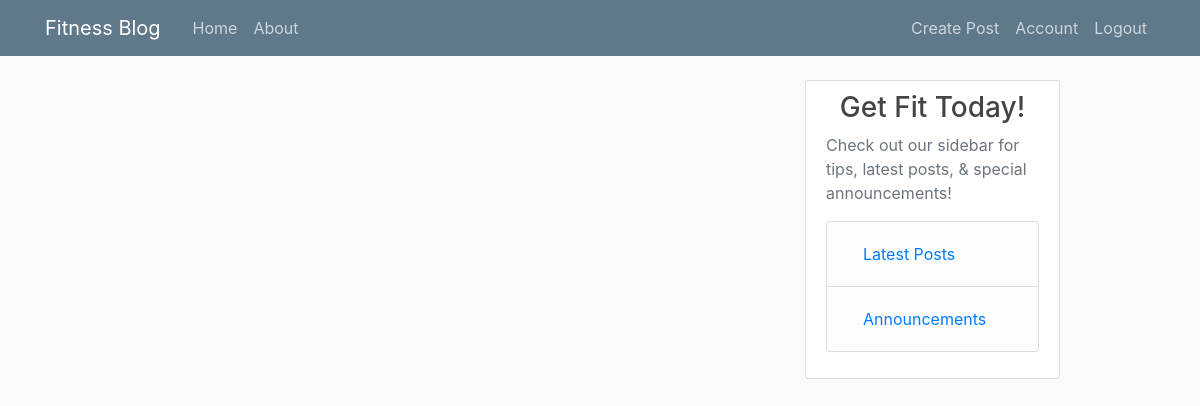
Before: /category/other (signed in) with the older database file.
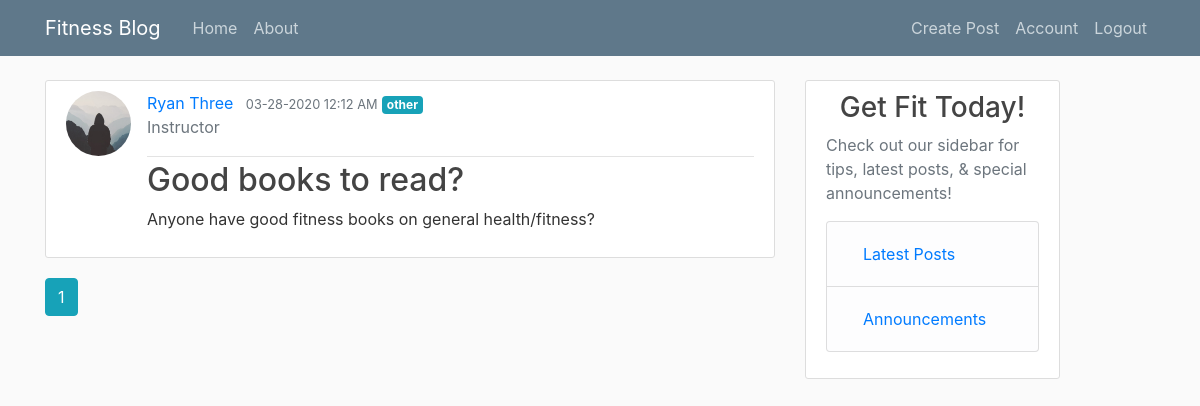
After: the same page with the newer database file.
### fitnessblog/models.py (models this page shows, shortened)
class Post(db.Model):
    id = db.Column(db.Integer, primary_key=True)
    title = db.Column(db.String(100), nullable=False)
    date_posted = db.Column(db.DateTime, nullable=False, default=datetime.utcnow)
    content = db.Column(db.Text, nullable=False)
    category = db.Column(db.Text, nullable=False)
    user_id = db.Column(db.Integer, db.ForeignKey("user.id"), nullable=False)

class User(db.Model, UserMixin):
    id = db.Column(db.Integer, primary_key=True)
    username = db.Column(db.String(20), unique=True, nullable=False)
    email = db.Column(db.String(120), unique=True, nullable=False)
    profile_type = db.Column(db.String(20), nullable=False)
    image_file = db.Column(db.String(20), nullable=False, default="default.jpg")
    password = db.Column(db.String(60), nullable=False)
    posts = db.relationship("Post", backref="author", lazy=True)

### fitnessblog/posts/routes.py (the view)
@posts.route("/category/<string:category>", methods=["GET"])
@login_required
def filter_by_category(category):
    page = request.args.get("page", 1, type=int)
    posts = Post.query.filter_by(category=category).paginate(page=page, per_page=5)
    return render_template("category_list.html", posts=posts)

### fitnessblog/models.py (called while the page is built)
@login_manager.user_loader
def load_user(user_id):
    return User.query.get(int(user_id))

### fitnessblog/templates/category_list.html
{% extends "layout.html" %}
{% block content %}
  {% for post in posts.items %}
    <article class="media content-section">
      <img class="rounded-circle article-img" src="{{ url_for('static', filename='profile_pics/' + post.author.image_file) }}">
      <div class="media-body">
        <div class="article-metadata">
          <a class="mr-2" href="{{ url_for('users.user_posts', username=post.author.username) }}">{{ post.author.username }}</a>
          <small class="text-muted">{{ post.date_posted.strftime('%m-%d-%Y %I:%M %p') }}</small>
          <a href="{{ url_for('posts.filter_by_category', category=post.category) }}" class="badge badge-info">{{ post.category}}</a>
          <p class="text-secondary">{{ current_user.profile_type.capitalize() }}</p>
        </div>
        <h2><a class="article-title" href="{{ url_for('posts.post', post_id=post.id) }}">{{ post.title }}</a></h2>
        <p class="article-content">{{ post.content }}</p>
      </div>
    </article>
  {% endfor %}
  {% for page_num in posts.iter_pages(left_edge=1, right_edge=1, left_current=1, right_current=2) %}
    {% if page_num %}
      {% if posts.page == page_num %}
        <a class="btn btn-info mb-4" href="{{ url_for('main.home', page=page_num) }}">{{ page_num }}</a>
      {% else %}
      <a class="btn btn-outline-info mb-4" href="{{ url_for('main.home', page=page_num) }}">{{ page_num }}</a>
      {% endif %}
    {% else %}
      ...
    {% endif %}
  {% endfor %}
{% endblock content %}

Changed rows visible on the page:
added Post: image_file (placeholder picture), author.username "Ryan Three", date_posted "03-28-2020 12:12 AM", category "other", title "Good books to read?", content "Anyone have good fitness books on general health/fitness?"
now on this page (row unchanged): User: profile_type "Instructor"
Other visible differences:
new list line: "1"
